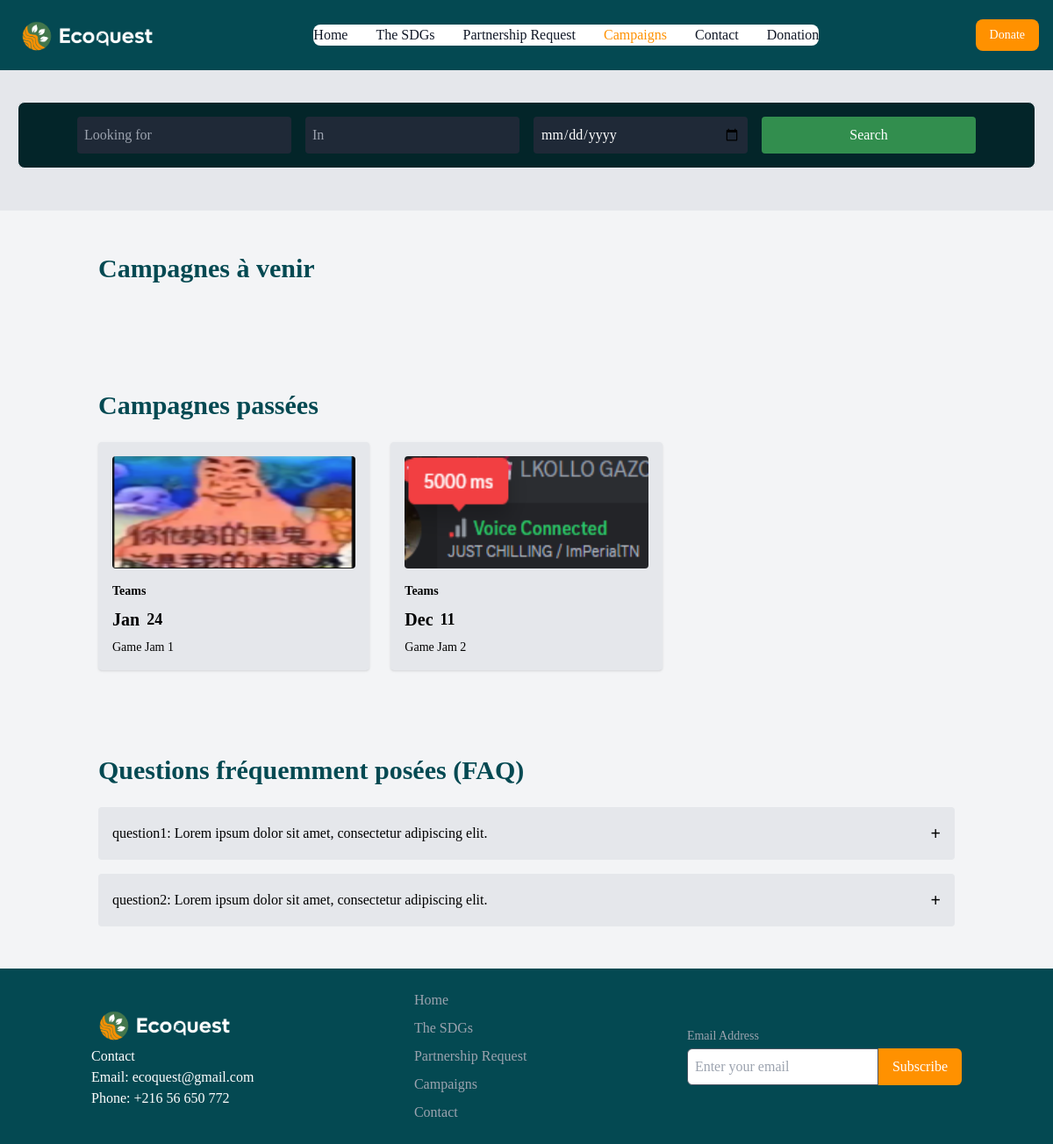
/Main/Event.php, run on the app's committed database.
### tables this page shows
CREATE TABLE `evenements` (
  `IDevent` int(11) NOT NULL,
  `Nom` varchar(20) NOT NULL,
  `Description` varchar(1000) NOT NULL,
  `Location` varchar(100) NOT NULL,
  `Date` date NOT NULL,
  `startTime` time NOT NULL,
  `endTime` time NOT NULL,
  `eventType` varchar(20) NOT NULL,
  `Status` varchar(20) NOT NULL,
  `eventImage` varchar(20) NOT NULL,
  `trash` float NOT NULL
);

CREATE TABLE `faq` (
  `idFAQ` int(11) NOT NULL,
  `question` text NOT NULL,
  `answer` text NOT NULL
);

### Main/Event.php (the view, shortened to what this page needs)
<!DOCTYPE html>
<html lang="en">
<head>
<link rel="stylesheet" href="Main.css">
    <script src="https://cdn.tailwindcss.com"></script>
</head>
<body class="bg-gray-100 ">
    <nav
        class="bg-[#044952] dark:bg-[#044952] fixed w-full z-20 top-0 start-0 border-b border-gray-200 dark:border-gray-600">
        <div class="max-w-screen-xl flex flex-wrap items-center justify-between mx-auto p-4">
        <a href="#" class="flex items-center space-x-3 rtl:space-x-reverse">
                <img src="logo equoquest imen-06.png" class="h-12" alt="Logo">
            </a>
            <div class="flex md:order-2 space-x-3 md:space-x-0 rtl:space-x-reverse">
                <button type="button"
                    class="text-white bg-[#FF9100] hover:bg-green-800 duration-300 focus:ring-4 focus:outline-none focus:ring-blue-300 font-medium rounded-lg text-sm px-4 py-2 text-center dark:bg-[#FF9100] dark:hover:bg-[#FFCE00] dark:focus:ring-[#1d3b24]">
                    Donate
                </button>
            </div>
            <div id="navbar-sticky" class="hidden items-center justify-between w-full md:flex md:w-auto md:order-1">
                <ul
                    class="flex flex-col p-4 md:p-0 mt-4 font-medium border  rounded-lg bg-gray-50 md:space-x-8 rtl:space-x-reverse md:flex-row md:mt-0 md:border-0 md:bg-white dark:bg-gray-800 md:dark:bg-[#044952] dark:border-gray-700">
                    <li>
                        <a href="home.php"
                            class="block py-2 px-3 text-gray-900  rounded hover:bg-gray-100 md:hover:bg-transparent md:hover:text-[#FF9100] md:p-0 md:dark:hover:text-[#FF9100] dark:text-white dark:hover:bg-gray-700 dark:hover:text-white md:dark:hover:bg-transparent dark:border-gray-700">Home</a>
                    </li>
                    <li>
                        <a href="#"
                            class="block py-2 px-3 text-gray-900 rounded hover:bg-gray-100 md:hover:bg-transparent md:hover:text-[#FF9100] md:p-0 md:dark:hover:text-[#FF9100] dark:text-white dark:hover:bg-gray-700 dark:hover:text-white md:dark:hover:bg-transparent dark:border-gray-700">The
                            SDGs</a>
                    </li>
                    <li>
                        <a href="becomePartner.php"
                            class="block py-2 px-3 text-gray-900 rounded hover:bg-gray-100 md:hover:bg-transparent md:hover:text-[#FF9100] md:p-0 md:dark:hover:text-[#FF9100] dark:text-white dark:hover:bg-gray-700 dark:hover:text-white md:dark:hover:bg-transparent dark:border-gray-700">Partnership
                            Request</a>
                    </li>
                    <li>
                        <a href="Event.php"
                            class="block py-2 px-3 text-white bg-[#FF9100] rounded md:bg-transparent md:text-[#FF9100] md:p-0 md:dark:text-[#FF9100]">Campaigns</a>
                    </li>
                    <li>
                        <a href="Contact.html"
                            class="block py-2 px-3 text-gray-900 rounded hover:bg-gray-100 md:hover:bg-transparent md:hover:text-[#FF9100] md:p-0 md:dark:hover:text-[#FF9100] dark:text-white dark:hover:bg-gray-700 dark:hover:text-white md:dark:hover:bg-transparent dark:border-gray-700">Contact</a>
                    </li>
                    <li>
                        <a href="Donation.html"
                            class="block py-2 px-3 text-gray-900 rounded hover:bg-gray-100 md:hover:bg-transparent md:hover:text-[#FF9100] md:p-0 md:dark:hover:text-[#FF9100] dark:text-white dark:hover:bg-gray-700 dark:hover:text-white md:dark:hover:bg-transparent dark:border-gray-700"
                            aria-current="page">Donation</a>
                    </li>
                </ul>
            </div>
        </div>
    </nav>
    <section class="relative bg-gray-200 h-60 flex items-center justify-center ">
        <div class="absolute inset-0"></div>
        <div class="absolute bottom-12 left-0 right-0 bg-[#032529] text-white p-4  border rounded-lg mx-5">
                <form action="event.php"  method="get" enctype="multipart/form-data" >
                <div class="container mx-auto grid grid-cols-1 md:grid-cols-4 gap-4">
                <input id="searchQuery" name="name" type="text" placeholder="Looking for"
                    class="p-2 rounded bg-gray-800 text-white">
                <input id="searchLocation" type="text" placeholder="In" name="location" class="p-2 rounded bg-gray-800 text-white">
                <input id="searchDate" name="date" type="date" class="p-2 rounded bg-gray-800 text-white">
                <button type="submit" name="search" class="bg-[#328E4E] p-2 rounded">Search</button>
                </div>
                <?php
                    $eventName= isset($_GET['name']) ? $_GET['name'] : '';
                    $eventLocation= isset($_GET['location']) ? $_GET['location'] : '';
                    $eventDate= isset($_GET['date']) ? $_GET['date'] : '';
                ?>
                </form>
        </div>
    </section>
     <?php
     if($eventName ==="" && $eventLocation ==="" && $eventDate ===""){
      ?>
    <section class="container mx-auto py-12 px-6">
    <h2 class="text-3xl font-semibold mb-6 text-[#044952]">Campagnes à venir</h2>
             <?php
                include "conn.php";
             ?>
    </section>
    <section class="container mx-auto py-12 px-6">
        <h2 class="text-3xl font-semibold mb-6 text-[#044952]">Campagnes passées</h2>
        <div class="grid grid-cols-1 sm:grid-cols-2 md:grid-cols-3 gap-6">
            <?php
                $req1="select IDevent, DATE_FORMAT(Date, '%b') as month, DATE_FORMAT(Date, '%d') as day, Nom, eventType,eventImage from evenements where date < CURDATE() and Status = 'Done'";
                $res1=mysqli_query($conn, $req1);
                while($row1=mysqli_fetch_assoc($res1)){
                    echo(' <a href="eventDetail.php?eventID='.$row1['IDevent'].'">           <div
                class="bg-gray-200 shadow rounded p-4 hover:shadow-lg transform hover:scale-105 transition duration-300">
                <img src="../uploads/'.$row1['eventImage'].'" class="w-full h-32  rounded"/>
                <div class="mt-4 text-sm font-bold">'.$row1['eventType'].'</div>
                <div class="flex items-center space-x-2 mt-2">
                    <div class="text-xl font-bold">'.$row1['month'].'</div>
                    <div class="text-lg font-bold">'.$row1['day'].'</div>
                </div>
                <p class="text-sm mt-2">'.$row1['Nom'].'</p>
            </div></a>');
                }
             ?>
        </div>
    </section>
    <?php
     }
      ?>
    <section class="container mx-auto py-12 px-6">
        <h2 class="text-3xl font-semibold mb-6 text-[#044952]">Questions fréquemment posées (FAQ)</h2>
        <div class="space-y-4">
            <?php
            $faqReq="select * from FAQ";
            $faqRes=mysqli_query($conn, $faqReq);
            $i=0;
            while($FAQ=mysqli_fetch_assoc($faqRes)){
                $i++;
                echo('<div class="bg-gray-200 rounded p-4">
                <div class="flex justify-between items-center">
                    <p>'.$FAQ['question'].'</p>
                    <button onclick="toggleFAQ(\'faq'.$i.'\')" class="text-xl font-bold">+</button>
                </div>
                <div id="faq'.$i.'" class="mt-2 hidden">
                    <p class="text-sm text-gray-700">'.$FAQ['answer'].'</p>
                </div>
            </div>');
            }
            ?>
        </div>
    </section>
    <footer class="bg-[#044952] text-white py-6">
        <div
            class="container mx-auto px-4 space-y-4 md:space-y-0 md:flex md:justify-between sm:items-center sm:justify-center">
            <div>
            <a href="#" class="flex items-center space-x-3 rtl:space-x-reverse">
                <img src="logo equoquest imen-06.png" class="h-12" alt="Logo">
            </a>
                <p>Contact</p>
                <p>Email: ecoquest@gmail.com</p>
                <p>Phone: +216 56 650 772</p>
            </div>
            <nav class="space-y-2">
                <a href="#" class="block text-gray-400 hover:text-white">Home</a>
                <a href="#" class="block text-gray-400 hover:text-white">The SDGs</a>
                <a href="#" class="block text-gray-400 hover:text-white">Partnership Request</a>
                <a href="#" class="block text-gray-400 hover:text-white">Campaigns</a>
                <a href="#" class="block text-gray-400 hover:text-white">Contact</a>
            </nav>
            <div>
                <label for="newsletter" class="block text-sm font-medium text-gray-400">Email Address</label>
                <div class="flex mt-1">
                    <input type="email" id="newsletter"
                        class="p-2 border border-gray-600 rounded-l-md focus:ring-blue-500 focus:border-blue-500"
                        placeholder="Enter your email">
                    <button
                        class="bg-[#FF9100] text-white px-4 py-2 rounded-r-md hover:bg-[#FFCE00] duration-300 transition">
                        Subscribe
                    </button>
                </div>
            </div>
        </div>
    </footer>
</body>
</html>

### Main/Main.css (style rules this page uses)
body { font-family: Montserrat; }

### data on the page
evenements: eventImage (picture), eventType "Teams", month "Jan", day "24", Nom "Game Jam 1"
evenements: eventImage (picture), eventType "Teams", month "Dec", day "11", Nom "Game Jam 2"
faq: question "question1: Lorem ipsum dolor sit amet, consectetur adipiscing elit."
faq: question "question2: Lorem ipsum dolor sit amet, consectetur adipiscing elit."
